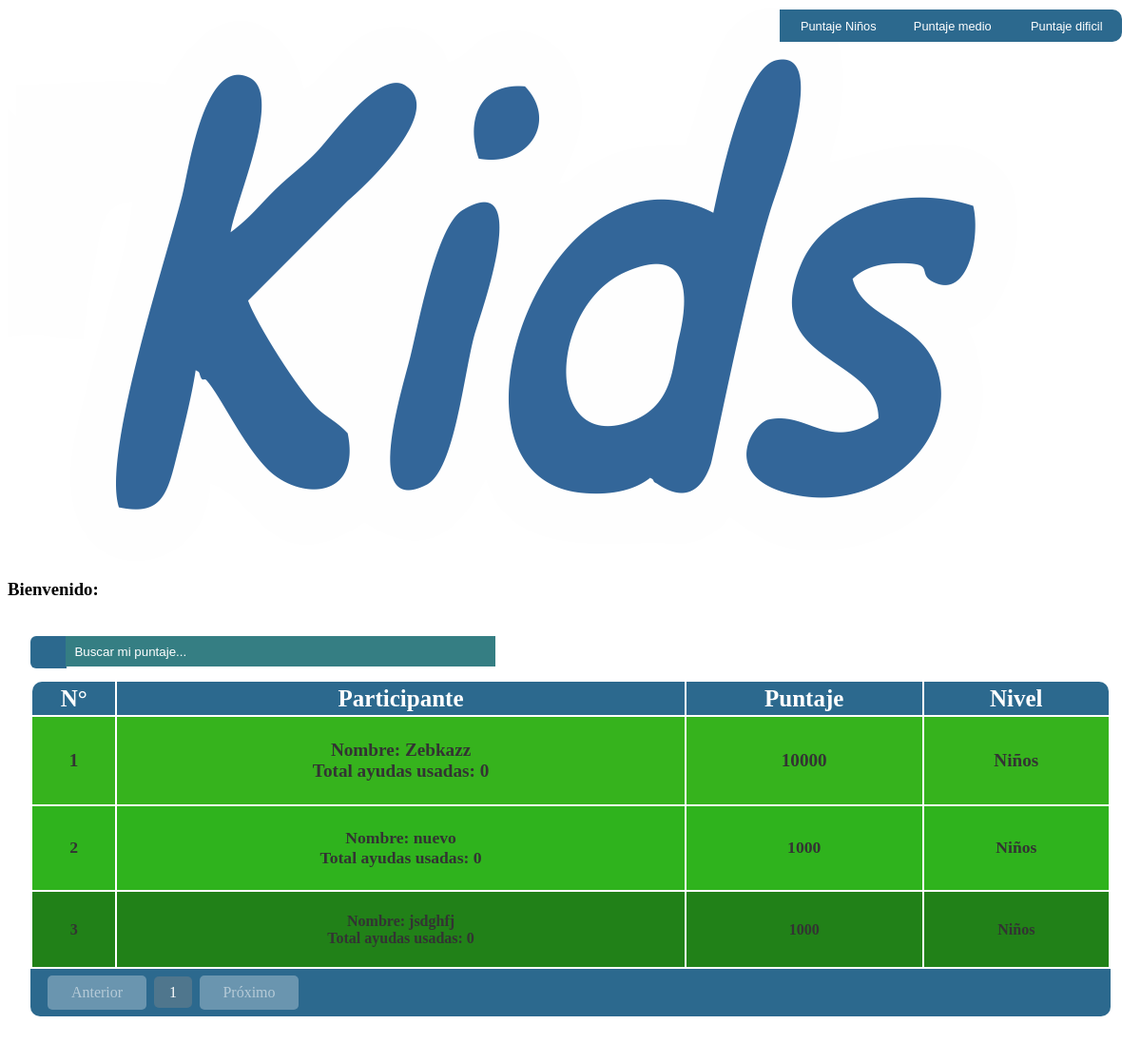
The app's page /asset/part4.php with its own data.
### tables this page shows
CREATE TABLE `puntaje` (
  `punt_id` bigint(10) NOT NULL,
  `punt_nom` varchar(255) NOT NULL,
  `punt_tot` int(10) NOT NULL,
  `punt_lev` varchar(255) NOT NULL,
  `punt_ayu` bigint(5) NOT NULL
);

### model/mpun.php (called while the page is built, shortened)
<?php
class Mpun{
	function getAll($leve){
		$sql = "SELECT  punt_id , punt_nom , punt_tot , punt_lev, punt_ayu  FROM  puntaje where punt_lev=$leve order by punt_tot desc, punt_ayu asc" ;
		$modelo = new conexion();
		$conexion = $modelo->get_conexion();
		$result = $conexion->prepare($sql);
		$result->execute();
		$res = NULL;
		while($f=$result->fetch())
			$res[]=$f;
		return $res;
	}
	function getAllt(){
		$sql = "SELECT  punt_id , punt_nom , punt_tot , punt_lev, punt_ayu  FROM  puntaje where 1" ;
		$modelo = new conexion();
		$conexion = $modelo->get_conexion();
		$result = $conexion->prepare($sql);
		$result->execute();
		$res = NULL;
		while($f=$result->fetch())
			$res[]=$f;
		return $res;
	}
}

### asset/cpunt.php (called while the page is built, shortened)
<?php
include("../model/mpun.php");
 $mpun = new Mpun();
$punt_lev = isset($_POST['punt_lev']) ? $_POST['punt_lev']:NULL;
$constab = isset($_POST['constab']) ? $_POST['constab']:0;
$mpun->setpunt_nom($_SESSION['participante']);
$mpun->setpunt_lev($punt_lev);
$dats = $mpun->getAllt();
$datAll =  $mpun->getAll($constab);

### asset/part4.php (the view, shortened to what this page needs)
    <link rel="stylesheet" href="../css/tabla.css">
<header>
<div class="menuc">
    <div class="logoh">
        <a href="../index.php">
            <img src="../img/logo_kids.png" alt="Logo juego de preguntas">
        </a>
    </div>
        <h3>Bienvenido:<br><?php echo $nombre ?></h3>
            </div>
</header>
    <section class="contenidopju">
    <?php
            include "cpunt.php";
        ?>
        <div id="example">
            <div>
            <form action="#" method="POST" enctype="multipart/form-data" class="formpu">
                    <a href="#" class="dirbtt"  id="level3" title="Presiona para ver la Puntuacion nivel facil">
                        <button type="submit" class="btnp bti" id="constab" name="constab" value="0" ><i class="fa-duotone fa-flag"></i>&nbsp;Puntaje Niños</button>
                    </a>
                    <a href="#" class="dirbtt"  id="level3" title="Presiona para ver la Puntuacion nivel medio">
                        <button type="submit" class="btnp" id="constab" name="constab" value="2" ><i class="fa-duotone fa-chess-king"></i>&nbsp;Puntaje medio</button>
                    </a>
                    <a href="#" class="dirbtt"  id="level3" title="Presiona para ver la Puntuacion nivel dificil">
                        <button type="submit" class="btnp btf" id="constab" name="constab" value="3" ><i class="fa-duotone fa-crown"></i>&nbsp;Puntaje dificil</button>
                    </a>
                </form>
            </div>
            <div class="buscarDatos">
            </div>
            <table id="tabladatos" class="table table-striped" style="width:100%;">
                <thead>
                    <tr>
                        <th id="primera_esq">N°</th>
                        <th >Participante</th>
                        <th>Puntaje</th>
                        <th id="segunda_esq">Nivel</th>
                    </tr>
                </thead>
                    <tbody class="fonta">
                    <?php
                    if($datAll){
                        $num=1;
                        foreach($datAll AS $dtp){
                            if($dtp['punt_nom']!="3ms3rch14"){
                    ?>
                    <tr>
                        <td>
                            <?=$num++;?>
                        </td>
                        <td>
                            Nombre: <?=$dtp['punt_nom'];?><br>
                            Total ayudas usadas: <?=$dtp['punt_ayu'];?>
                        </td>
                        <td style="text-align: center;">
                            <?=$dtp['punt_tot'];?>
                        </td>
                        <td style="text-align: center;">
                            <?php if($dtp['punt_lev']==0){
                                echo "Niños";
                            }else if($dtp['punt_lev']==1){
                                echo "Facil";
                            }else if($dtp['punt_lev']==2){
                                echo "Medio";
                            }else if($dtp['punt_lev']==3){
                                echo "Dificil";
                            }
                            ?>
                        </td>
                    <?php
                        }}
                    }
                    ?>
                    </tr>
                    </tbody>
            </table>
            <br>
    </section>

### css/tabla.css (style rules this page uses)
::placeholder { color: rgb(255, 255, 255)!important; }
#example { padding: 0vw 3vh; }
#tabladatos { height: 38vh; }
.formpu { display: flex; position: absolute; justify-content: end; z-index: 800; top: 10px; right: 20px; }
.btnp { width: 120px; height: 34px; font-size: 0.8rem; border: none; background-color: var(--color_tabla); color: #fff; transition: all 400ms; }
.btf { border-radius: 0px 10px 10px 0px; }
.contenidopju { min-height: 71vh; }
.fonta { background-color: #b8939398; font-size: 0.85rem; }
.fonta td { padding: 10px; text-align: center; font-weight: 700; }
.fonta tr { border: 2px solid #ffffff69; }
.fonta tr:first-child { font-size: 1.2rem; font-weight: 900; background-color: #36b31d; }
.fonta tr:nth-child(2) { font-size: 1.1rem; font-weight: 800; background-color: #2fb31d; }
.fonta tr:nth-child(3) { font-size: 1rem; font-weight: 700; background-color: #218118; }
.buscarDatos { position: relative; display: flex; justify-content: center; align-items: center; left: 0px; width: 38px; height: 34px; border-radius: 6px 0px 0px 6px; background-color:var(--color_tabla); top: 20px; font-size: 1.3rem; color: #fff; }
#primera_esq { border-radius: 10px 0px 0px 0px; background-color:var(--color_tabla); }
#segunda_esq { border-radius: 0px 10px 0px 0px; background-color:var(--color_tabla); }
td { color: var(--color_tit); }
table.dataTable thead { border-bottom: 8px solid #ffffff88; }
table.dataTable thead>tr>th { background-color: var(--color_tabla); color: #fff; height: 35px; font-size: 25px; text-align: center; font-weight: 900; border-bottom: 2px solid #fff; }
.table>:not(caption)>*>* { border-bottom-width: 0px!important; }
table.dataTable.table-striped>tbody>tr.odd>* { border: none; }

### records on screen
puntaje: punt_nom "Zebkazz", punt_ayu "0", punt_tot "10000", punt_lev "Niños"
puntaje: punt_nom "nuevo", punt_ayu "0", punt_tot "1000", punt_lev "Niños"
puntaje: punt_nom "jsdghfj", punt_ayu "0", punt_tot "1000", punt_lev "Niños"
